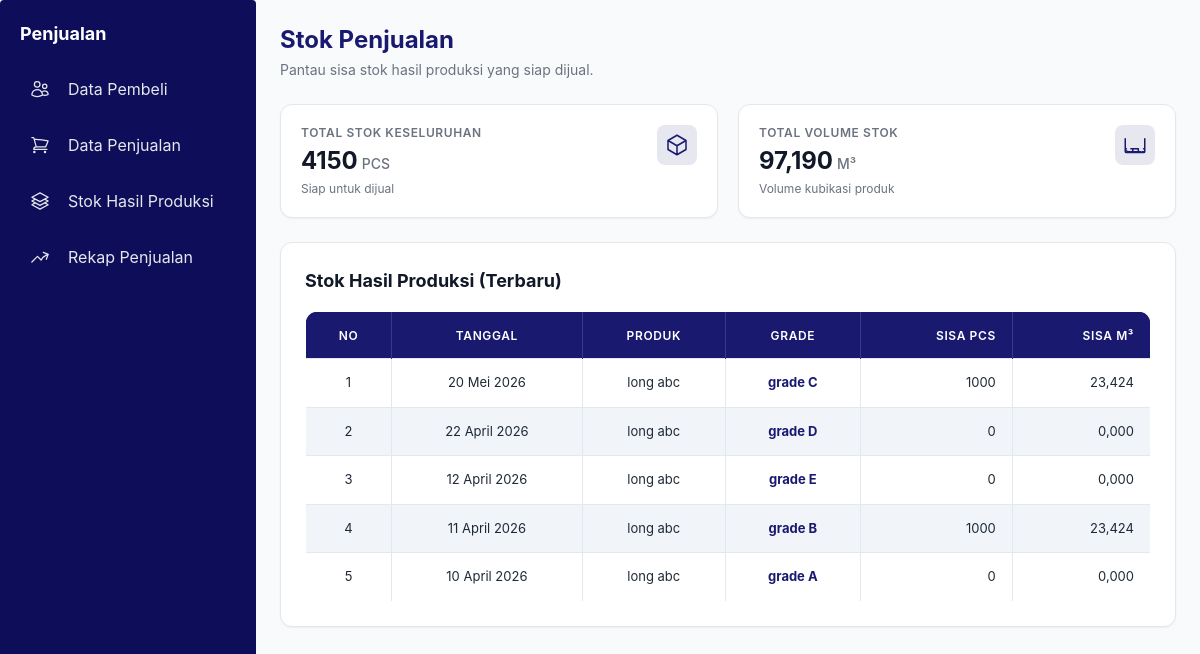
The app's page /penjualan/stok/, older data.
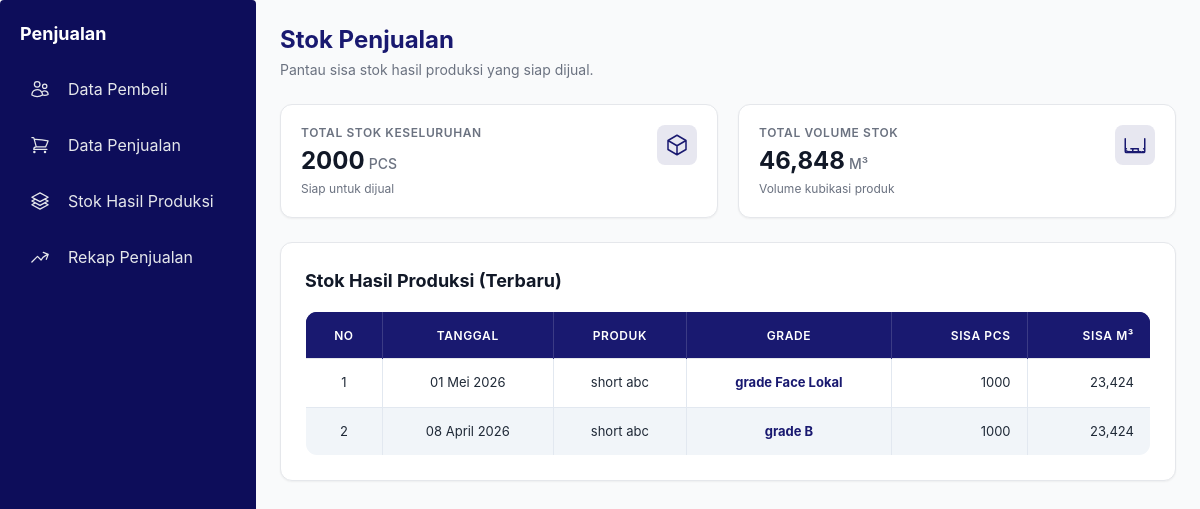
The same page, newer data.
### core/models.py (models this page shows, shortened)
class HasilProduksi(models.Model):
    proses_produksi = models.ForeignKey(ProsesProduksi, on_delete=models.CASCADE)
    pemakaian_bahan = models.ForeignKey(PemakaianBahanBaku,on_delete=models.CASCADE)
    nama_hasil_produksi = models.ForeignKey(NamaHasilProduksi, on_delete=models.CASCADE)
    quality = models.ForeignKey(Quality,on_delete=models.SET_NULL,null=True,blank=True)
    tanggal_produksi = models.DateField()
    tebal = models.DecimalField(max_digits=10, decimal_places=3)
    lebar = models.DecimalField(max_digits=10, decimal_places=3)
    panjang = models.DecimalField(max_digits=10, decimal_places=3)
    jumlah_pcs = models.PositiveIntegerField()
    jumlah_m3 = models.DecimalField(max_digits=12, decimal_places=3)
    sisa_pcs = models.PositiveIntegerField()
    sisa_m3 = models.DecimalField(max_digits=12, decimal_places=3)

class NamaHasilProduksi(models.Model):
    nama_hasil_produksi = models.CharField(max_length=100,blank=True,
    null=True)
    def __str__(self):
        return self.nama_hasil_produksi

class QualityControl(models.Model):
    hasil_produksi = models.OneToOneField(
        HasilProduksi,
        on_delete=models.CASCADE,
        related_name='qc'
    )
    quality = models.ForeignKey(Quality,on_delete=models.SET_NULL,null=True,blank=True)
    tanggal_validasi = models.DateField(null=True, blank=True)
    catatan = models.TextField(blank=True, null=True)

class Quality(models.Model):
    quality = models.CharField(max_length=100, blank=True,
    null=True)
    def __str__(self):
        return self.quality

### core/views.py (the view)
# urls.py: path('penjualan/stok/', views.stok_penjualan, name='stok_penjualan'),
def stok_penjualan(request):
    stok = HasilProduksi.objects.select_related(
        'nama_hasil_produksi',
        'qc__quality',
        'proses_produksi'
    ).filter(
        qc__isnull=False,
        qc__quality__isnull=False,
    )
    total_stok = stok.aggregate(
        total_pcs=Sum('sisa_pcs'),
        total_m3=Sum('sisa_m3')
    )
    stok_terbaru = stok.order_by('-tanggal_produksi')[:5]
    context = {
        'stok': stok,
        'stok_terbaru': stok_terbaru,
        'total_pcs': total_stok.get('total_pcs') or 0,
        'total_m3': total_stok.get('total_m3') or 0,
    }
    return render(request, 'penjualan/stok_penjualan.html', context)

### core/templates/penjualan/stok_penjualan.html (shortened to what the changed rows need)
{% load static %}
<!DOCTYPE html>
<html lang="id">
<head>
    <script src="https://cdn.tailwindcss.com"></script>
    <link rel="stylesheet" href="{% static 'css/penjualan.css' %}">
</head>
<body class="bg-gray-50 flex h-screen overflow-hidden text-gray-800">
    {% include 'parts/sidebar_penjualan.html' %}
    <main class="flex-1 flex flex-col h-full overflow-hidden ml-64">
        <div class="flex-1 overflow-y-auto p-6">
            <div class="flex justify-between items-end mb-6">
                <div>
                    <h2 class="text-2xl font-bold text-[#191970]">Stok Penjualan</h2>
                </div>
            </div>
            <div class="grid grid-cols-1 lg:grid-cols-2 gap-5 mb-6">
                <div
                    class="bg-white p-5 rounded-xl border border-gray-200 shadow-sm hover:shadow-md transition duration-200">
                    <div class="flex justify-between items-start">
                        <div>
                            <div class="flex items-baseline mt-1">
                                <h3 class="text-2xl font-bold text-gray-900">{{ total_pcs|default:0 }}</h3>
                                <span class="ml-1 text-sm font-medium text-gray-500">PCS</span>
                            </div>
                        </div>
                    </div>
                </div>
                <div
                    class="bg-white p-5 rounded-xl border border-gray-200 shadow-sm hover:shadow-md transition duration-200">
                    <div class="flex justify-between items-start">
                        <div>
                            <div class="flex items-baseline mt-1">
                                <h3 class="text-2xl font-bold text-gray-900">{{ total_m3|default:0|floatformat:3 }}</h3>
                                <span class="ml-1 text-sm font-medium text-gray-500">M³</span>
                            </div>
                        </div>
                    </div>
                </div>
            </div>
            <div class="bg-white p-6 rounded-xl border border-gray-200 shadow-sm flex flex-col">
                <div class="overflow-x-auto">
                    <table class="w-full text-left border-collapse">
                        <thead>
                            <tr class="text-sm text-gray-500 border-b border-gray-200">
                                <th class="pb-3">No</th>
                                <th class="pb-3">Tanggal</th>
                                <th class="pb-3">Produk</th>
                                <th class="pb-3">Grade</th>
                                <th class="pb-3 text-right">Sisa PCS</th>
                                <th class="pb-3 text-right">Sisa M³</th>
                            </tr>
                        </thead>
                        <tbody>
                            {% for d in stok_terbaru %}
                            <tr class="border-b border-gray-100 hover:bg-gray-50">
                                <td >{{ forloop.counter }}</td>
                                <td >{{ d.tanggal_produksi|date:"d F Y" }}</td>
                                <td >{{ d.nama_hasil_produksi }}</td>
                                <td class="py-3 font-bold
                                    {% if d.qc and d.qc.quality %}
                                        {% if 'Lulus' in d.qc.quality or 'Grade A' in d.qc.quality %} text-green-600
                                        {% elif 'Gagal' in d.qc.quality %} text-red-600
                                        {% else %} text-[#191970] {% endif %}
                                    {% else %} text-red-500 {% endif %}
                                ">
                                    {% if d.qc and d.qc.quality %}
                                    {{ d.qc.quality }}
                                    {% else %}
                                    Belum QC
                                    {% endif %}
                                </td>
                                <td class="text-right">{{ d.sisa_pcs }}</td>
                                <td class="text-right">{{ d.sisa_m3|floatformat:3 }}</td>
                            </tr>
                            {% empty %}
                            <tr>
                                <td colspan="6" class="py-6 text-center text-gray-500">Belum ada data stok.</td>
                            </tr>
                            {% endfor %}
                        </tbody>
                    </table>
                </div>
            </div>
        </div>
    </main>
</body>
</html>

Row changes from the older to the newer data that the page shows:
removed HasilProduksi: tanggal_produksi "20 Mei 2026", nama_hasil_produksi "long abc", qc.quality "grade C", sisa_pcs "1000", sisa_m3 "23,424"
removed HasilProduksi: tanggal_produksi "22 April 2026", nama_hasil_produksi "long abc", qc.quality "grade D", sisa_pcs "0", sisa_m3 "0,000"
removed HasilProduksi: tanggal_produksi "12 April 2026", nama_hasil_produksi "long abc", qc.quality "grade E", sisa_pcs "0", sisa_m3 "0,000"
removed HasilProduksi: tanggal_produksi "11 April 2026", nama_hasil_produksi "long abc", qc.quality "grade B", sisa_pcs "1000", sisa_m3 "23,424"
removed HasilProduksi: tanggal_produksi "10 April 2026", nama_hasil_produksi "long abc", qc.quality "grade A", sisa_pcs "0", sisa_m3 "0,000"
added HasilProduksi: tanggal_produksi "01 Mei 2026", nama_hasil_produksi "short abc", qc.quality "grade Face Lokal", sisa_pcs "1000", sisa_m3 "23,424"
added HasilProduksi: tanggal_produksi "08 April 2026", nama_hasil_produksi "short abc", qc.quality "grade B", sisa_pcs "1000", sisa_m3 "23,424"
Text that changed along with them:
{{ total_pcs|default:0 }}: "4150" → "2000"
{{ total_m3|default:0|floatformat:3 }}: "97,190" → "46,848"
